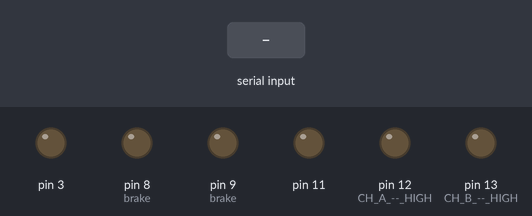
Simulated run of this sketch. Board: Arduino Uno, built with avr-gcc and run on an emulated ATmega328P. Parts: output pins drawn as LEDs (lit = HIGH). The inputs (shaded band) are chosen by the test bench.

Above: at 1.2 s.
1.3 s: "1" received over Serial
At 1.8 s:
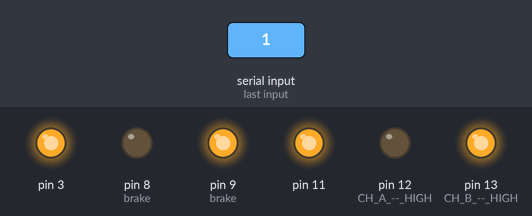
Timing chart, 0 to 4.3 s (numbered marks = the images above; inputs shaded):
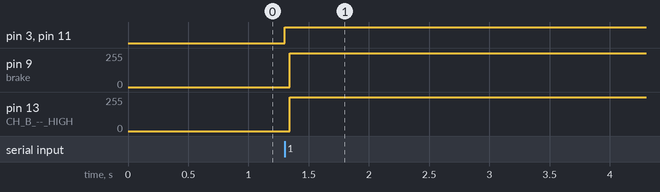

The sketch:

final.ino
```cpp
/*************************************************************
  adapted from Randy Sarafan by xiaochun from the following refs,and added bt&omron sensor
  Motor Shield Stepper Demo

  Using the omron403N to stop the motor by digital read the his output which is about 4.2v

  by wang xiaochun

  For more information see:
  <a href="https://www.instructables.com/id/Arduino-Motor-Shield-Tutorial/">
  https://www.instructables.com/id/Arduino-Motor-Sh...</a>

*************************************************************/

int delaylegnth = 20;
int bufferInt   = -1;
int nbstep      =  7;
int sensorVal   =  1;
unsigned long previousMillis = 0;

void setup() {

  //establish motor direction toggle pins
  pinMode(12, OUTPUT); //CH A -- HIGH = forwards and LOW = backwards
  pinMode(13, OUTPUT); //CH B -- HIGH = forwards and LOW = backwards

  //establish motor brake pins
  pinMode(9, OUTPUT); //brake (disable) CH A
  pinMode(8, OUTPUT); //brake (disable) CH B

  // establish the omron reader pins
  pinMode(7, INPUT); //read the omron sensor

  // Configure bluetooth connection rate
  Serial.begin(9600);
}

void loop() {
  sensorVal = 1;
  if (Serial.available() > 0) {         // Check for input
    bufferInt = Serial.read();
    if (bufferInt == '1') {

      for (int i = 0; i < nbstep + 1;  i++) {
        digitalWrite(9, LOW);  //ENABLE CH A
        digitalWrite(8, HIGH); //DISABLE CH B
        digitalWrite(12, HIGH);//Sets direction of CH A
        analogWrite(3, 255);   //Moves CH A
        //Serial.println("A");
        checkSensor;

        //moveMotorB;
        digitalWrite(9, HIGH);  //DISABLE CH A
        digitalWrite(8, LOW);   //ENABLE CH B
        digitalWrite(13, LOW);  //Sets direction of CH B
        analogWrite(11, 255);   //Moves CH B
        //Serial.println("B");
        checkSensor;

        //moveMotorAM;
        digitalWrite(9, LOW);  //ENABLE CH A
        digitalWrite(8, HIGH); //DISABLE CH B
        digitalWrite(12, LOW); //Sets direction of CH A
        analogWrite(3, 255);   //Moves CH A
        //Serial.println("A-");
        checkSensor;

        //moveMotorBM;
        digitalWrite(9, HIGH);  //DISABLE CH A
        digitalWrite(8, LOW);   //ENABLE CH B
        digitalWrite(13, HIGH); //Sets direction of CH B
        analogWrite(11, 255);   //Moves CH B
        //Serial.println("B-");
        checkSensor;

        if (i == nbstep) {
          stopStepper;
        }

      }// end for
    }// end BT if
  }// end loop
}

void stopStepper() {
  digitalWrite(9, HIGH);  //DISABLE CH A
  analogWrite(3, 0);      //stop Move CH A
  digitalWrite(8, HIGH);  //DISABLE CH B
  analogWrite(11, 0);     //stop Move CH B
  //Serial.println("stop");
  delay(delaylegnth);
}

void checkSensor() {
  while (sensorVal == 1) {
    unsigned long currentMillis = millis();
    sensorVal = digitalRead(7);
    if (sensorVal == 0) {
      stopStepper;
      break;
    }
    if (currentMillis - previousMillis >= delaylegnth) {
      previousMillis = currentMillis;
      break;
    }
  }
}
```

Measured:
- after the input at 1.3 s, pin 3, pin 11: LOW → HIGH at once; pin 9 (brake), pin 13 (CH_B_--_HIGH): 0/255 → 255/255 at once
